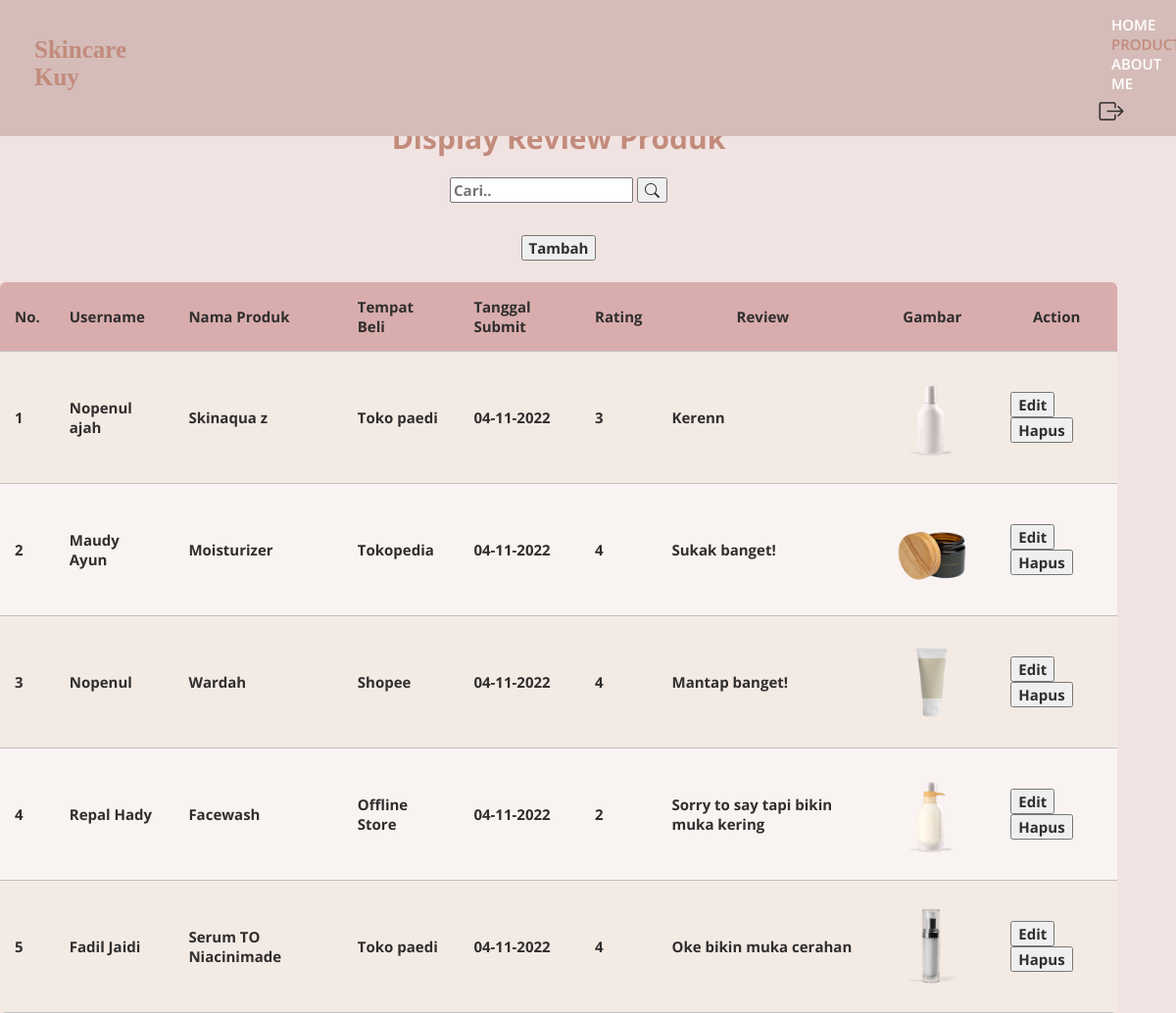
The page /show.php on the database its author committed.
### tables this page shows
CREATE TABLE `db_review` (
  `id` int(11) NOT NULL,
  `nama` varchar(100) NOT NULL,
  `nama_produk` varchar(100) NOT NULL,
  `tempat_beli` varchar(50) NOT NULL,
  `submit_date` date NOT NULL,
  `rate` int(5) NOT NULL,
  `konten` text NOT NULL,
  `gambar` varchar(50) NOT NULL
);

### show.php (the view, shortened to what this page needs)
<?php
require "config.php";
if (isset($_GET['search'])) {
   $keyword = $_GET['keyword'];
   $query  = mysqli_query($conn, "SELECT * FROM db_review where
   nama        LIKE '%$keyword%' OR
   nama_produk LIKE '%$keyword%' OR
   tempat_beli        LIKE '%$keyword%'
   ");
} else {
   $query = mysqli_query($conn, "SELECT * FROM db_review");
}
?>
<!DOCTYPE html>
<html lang="en">
<head>
   <link href="./assets/css/sshow.css?v2" rel="stylesheet">
   <link rel="stylesheet" href="https://cdn.jsdelivr.net/npm/bootstrap-icons@1.3.0/font/bootstrap-icons.css" />
</head>
<body>
   <div class="container">
      <div class="navbar">
         <h3>Skincare Kuy</h3>
         <nav>
            <ul>
               <li><a href="./landing.php">Home</a></li>
               <li><a class="active" href="#">Product</a></li>
               <li><a href="./about.php">About me</a></li>
               <li><a href="./logout.php"><i class="bi bi-box-arrow-right"></i></a></li>
            </ul>
         </nav>
      </div>
      <div class="display">
         <h1> Display Review Produk</h1>
         <div class="cari">
            <form action="" method="GET">
               <input class="cari" type="text" name="keyword" id="keyword" placeholder="Cari..">
               <button type="submit" class="bi bi-search" name="search">
               </button>
            </form>
         </div>
      </div>
      <h1><button><a href="create.php">Tambah</a></button></h1>
      <table class="rwd-table">
         <tbody>
            <tr>
               <th>No.</th>
               <th>Username</th>
               <th>Nama Produk</th>
               <th>Tempat Beli</th>
               <th>Tanggal Submit</th>
               <th>Rating</th>
               <th style="text-align: center;">Review</th>
               <th style="text-align: center;">Gambar</th>
               <th style="text-align: center;">Action</th>
            </tr>
            <?php
            $i = 1;
            foreach ($query as $dbweb) :
            ?>
               <tr>
                  <td><?php echo $i ?></td>
                  <td data-th="Username"> <?php echo $dbweb['nama']; ?> <br> </td>
                  <td data-th="Nama Produk"> <?php echo $dbweb['nama_produk']; ?> <br> </td>
                  <td data-th="Tempat Beli"><?php echo $dbweb['tempat_beli']; ?></td>
                  <td data-th="Tanggal Submit"><?= date("d-m-Y") ?></td>
                  <td data-th="Rating"><?php echo $dbweb['rate']; ?></td>
                  <td data-th="Review"><?php echo $dbweb['konten']; ?></td>
                  <td data-th="gambar"><img src="gambar/<?php echo $dbweb['gambar'] ?>" alt="" width="100px"></td>
                  <td>
                     <button><a style="text-decoration: none;" href="update.php?id=<?php echo $dbweb['id']; ?>">Edit</a></button>
                     <button><a style="text-decoration: none;" href="delete.php?id=<?php echo $dbweb['id']; ?>">Hapus</a></button>
                  </td>
               </tr>
            <?php
               $i++;
            endforeach;
            ?>
         </tbody>
      </table>
   </div>
</body>
</html>

### assets/css/sshow.css (style rules this page uses)
* { font-family: 'Open Sans', sans-serif; }
.rwd-table { margin: auto; min-width: 300px; max-width: 100%; border-collapse: collapse; }
.rwd-table tr:first-child { border-top: none; background: #D9ADAD; color: #fff; }
.rwd-table tr { border-top: 1px solid #ddd; border-bottom: 1px solid #ddd; background-color: #f4eae4; }
.rwd-table tr:nth-child(odd):not(:first-child) { background-color: #f9f4f1; }
.rwd-table th { display: none; }
.rwd-table td { display: block; }
.rwd-table td:first-child { margin-top: 5em; }
.rwd-table td:last-child { margin-bottom: .5em; }
.rwd-table td:before { content: attr(data-th) ": "; font-weight: bold; width: 120px; display: inline-block; color: #000; }
.rwd-table th, .rwd-table td { text-align: left; }
.rwd-table { color: #333; border-radius: .4em; overflow: hidden; }
.rwd-table tr { border-color: #bfbfbf; }
.rwd-table th, .rwd-table td { padding: .5em 1em; }
@media screen and (min-width: 600px) { .rwd-table td:before { display: none; } }
@media screen and (min-width: 600px) { .rwd-table th, .rwd-table td { display: table-cell; padding: .25em .5em; } }
@media screen and (min-width: 600px) { .rwd-table th:first-child, .rwd-table td:first-child { padding-left: 0; } }
@media screen and (min-width: 600px) { .rwd-table th:last-child, .rwd-table td:last-child { padding-right: 0; } }
@media screen and (min-width: 600px) { .rwd-table th, .rwd-table td { padding: 1em !important; } }
h1 { text-align: center; font-size: 30px; color: #C28B7C; }
.display { padding-top: 100px; align-items: center; text-align: center; }
* { font-family: 'Open Sans', sans-serif; color: rgb(48, 46, 46); font-size: 15px; font-weight: bold; }
body { box-sizing: content-box; margin: 0; padding: 0; background-color: #f0e3e1; }
h3 { color: #C28B7C; font-weight: 550; font-size: 25px; margin-top: 10px; padding-left: 20px; padding-top: 5px; font-family: optional; }
.container { height: 100vh; width: 100%; background-position: center; background-size: cover; padding-right: 5%; padding-left: 0%; box-sizing: border-box; position: relative; }
.navbar { display: flex; justify-content: space-between; align-items: center; position: fixed; width: 100%; padding: 0px 15px; background-color: #d5bcb8; font-family: sans-serif; }
nav { flex: 1; padding-left: 950px; }
nav ul li { display: inline-block; list-style: none; margin: 0 15px; }
nav ul li a { text-decoration: none; color: #fff; font-size: 15px; font-weight: 600; text-transform: uppercase; }
nav li a.active { color: #C28B7C; }
nav ul li i { font-size: 25px; display: flex; cursor: pointer; transform: translate(-50%, 25%); }
a:link { text-decoration:none; }

### rows shown on the page
db_review: nama "Nopenul ajah", nama_produk "Skinaqua z", tempat_beli "Toko paedi", rate "3", konten "Kerenn", gambar (picture)
db_review: nama "Maudy Ayun", nama_produk "Moisturizer", tempat_beli "Tokopedia", rate "4", konten "Sukak banget!", gambar (picture)
db_review: nama "Nopenul", nama_produk "Wardah", tempat_beli "Shopee", rate "4", konten "Mantap banget!", gambar (picture)
db_review: nama "Repal Hady", nama_produk "Facewash", tempat_beli "Offline Store", rate "2", konten "Sorry to say tapi bikin muka kering", gambar (picture)
db_review: nama "Fadil Jaidi", nama_produk "Serum TO Niacinimade", tempat_beli "Toko paedi", rate "4", konten "Oke bikin muka cerahan", gambar (picture)
